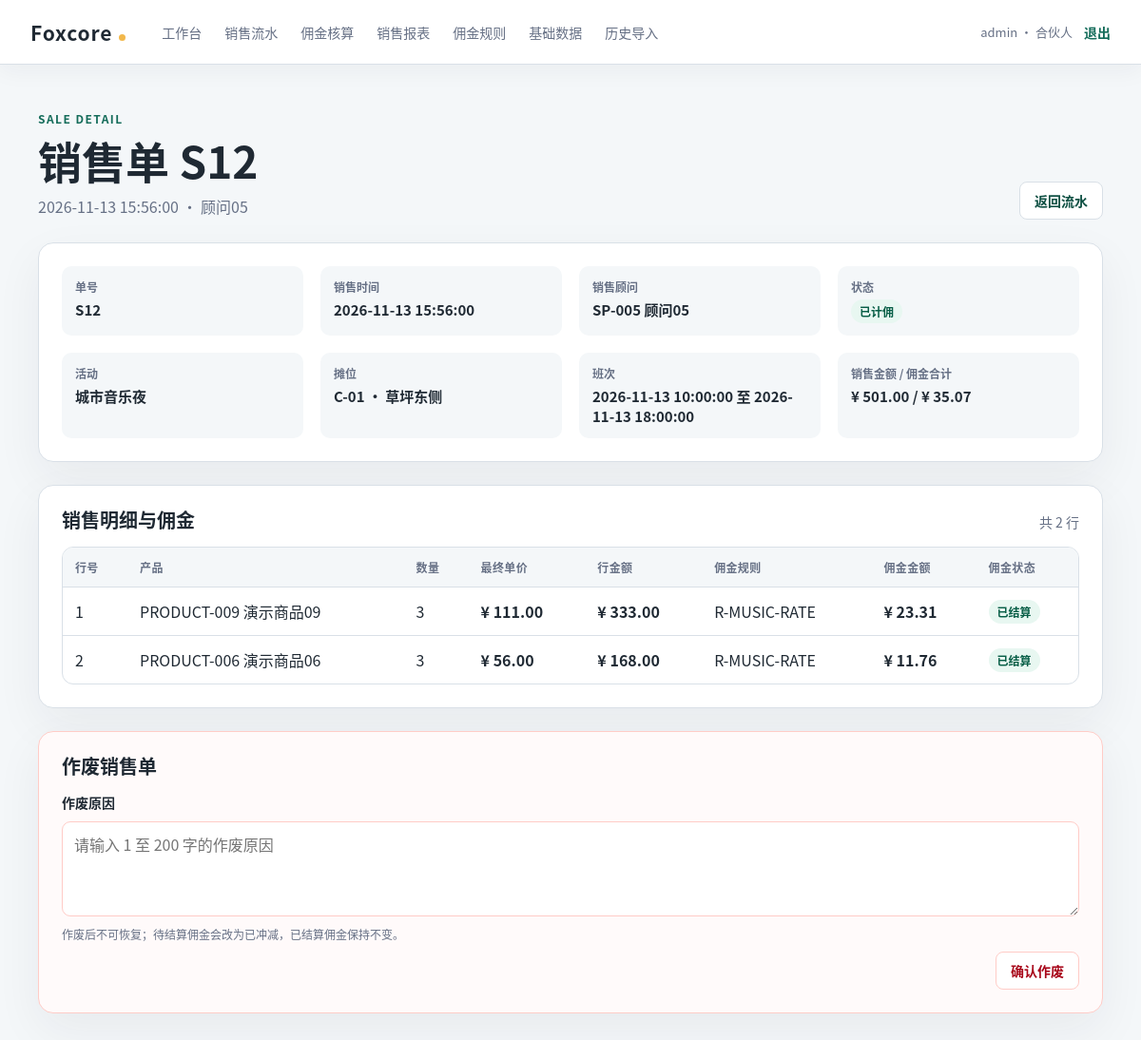
Before: /sales/12 (signed in) with the older database file.
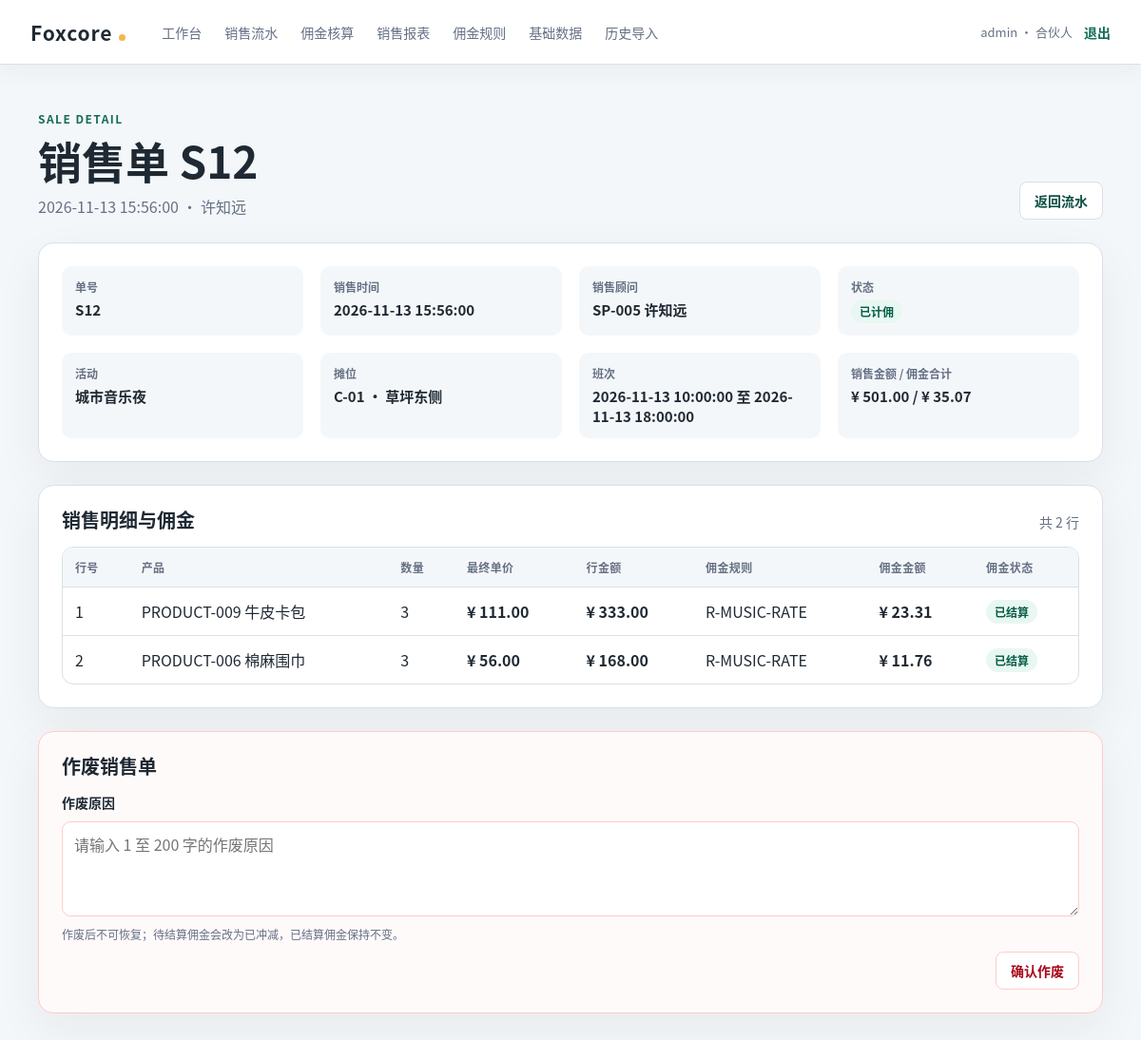
After: the same page with the newer database file.
### tables this page shows
CREATE TABLE SALESPERSON (
    salesperson_id INTEGER PRIMARY KEY AUTOINCREMENT,
    emp_code TEXT NOT NULL UNIQUE,
    name TEXT NOT NULL,
    phone TEXT,
    status TEXT NOT NULL CHECK (status IN ('在职', '停用')),
    hired_at TEXT NOT NULL CHECK (
        hired_at GLOB '[0-9][0-9][0-9][0-9]-[0-9][0-9]-[0-9][0-9]'
    )
);

CREATE TABLE COMMISSION_ENTRY (
    entry_id INTEGER PRIMARY KEY AUTOINCREMENT,
    sale_id INTEGER NOT NULL,
    line_no INTEGER NOT NULL,
    rule_id INTEGER NOT NULL REFERENCES COMMISSION_RULE(rule_id),
    settlement_id INTEGER REFERENCES COMMISSION_SETTLEMENT(settlement_id),
    base_cents INTEGER NOT NULL CHECK (base_cents >= 0),
    commission_cents INTEGER NOT NULL,
    status TEXT NOT NULL CHECK (status IN ('待结算', '已结算', '已冲减')),
    created_at TEXT NOT NULL DEFAULT (strftime('%Y-%m-%d %H:%M:%S', 'now', 'localtime')),
    UNIQUE (sale_id, line_no),
    FOREIGN KEY (sale_id, line_no) REFERENCES SALE_ITEM(sale_id, line_no)
);

CREATE TABLE PRODUCT (
    product_id INTEGER PRIMARY KEY AUTOINCREMENT,
    product_code TEXT NOT NULL UNIQUE,
    name TEXT NOT NULL,
    category TEXT NOT NULL,
    min_price_cents INTEGER NOT NULL CHECK (min_price_cents >= 0),
    status TEXT NOT NULL CHECK (status IN ('在售', '停用')),
    created_at TEXT NOT NULL DEFAULT (strftime('%Y-%m-%d %H:%M:%S', 'now', 'localtime'))
);

CREATE TABLE SALE_ITEM (
    sale_id INTEGER NOT NULL REFERENCES SALE(sale_id) ON DELETE CASCADE,
    line_no INTEGER NOT NULL CHECK (line_no > 0),
    product_id INTEGER NOT NULL REFERENCES PRODUCT(product_id),
    quantity INTEGER NOT NULL CHECK (quantity > 0),
    final_unit_price_cents INTEGER NOT NULL CHECK (final_unit_price_cents >= 0),
    line_cents INTEGER NOT NULL CHECK (line_cents >= 0),
    PRIMARY KEY (sale_id, line_no),
    CHECK (line_cents = quantity * final_unit_price_cents)
);

CREATE TABLE COMMISSION_RULE (
    rule_id INTEGER PRIMARY KEY AUTOINCREMENT,
    rule_code TEXT NOT NULL,
    version_no INTEGER NOT NULL CHECK (version_no > 0),
    dimension TEXT NOT NULL CHECK (dimension IN ('PRODUCT', 'EVENT_TYPE', 'SALESPERSON', 'GLOBAL')),
    event_type_value TEXT,
    calc_method TEXT NOT NULL CHECK (calc_method IN ('按比例', '按件固定额')),
    rate REAL,
    fixed_per_unit_cents INTEGER,
    priority INTEGER NOT NULL DEFAULT 0,
    effective_from TEXT NOT NULL CHECK (
        effective_from GLOB '[0-9][0-9][0-9][0-9]-[0-9][0-9]-[0-9][0-9]'
    ),
    effective_to TEXT,
    status TEXT NOT NULL CHECK (status IN ('草稿', '有效', '停用')),
    created_by INTEGER NOT NULL REFERENCES APP_USER(user_id),
    created_at TEXT NOT NULL DEFAULT (strftime('%Y-%m-%d %H:%M:%S', 'now', 'localtime')),
    UNIQUE (rule_code, version_no),
    CHECK (
        effective_to IS NULL
        OR (
            effective_to GLOB '[0-9][0-9][0-9][0-9]-[0-9][0-9]-[0-9][0-9]'
            AND effective_from <= effective_to
        )
    ),
    CHECK (
        (calc_method = '按比例' AND rate IS NOT NULL AND rate >= 0 AND rate <= 1
            AND fixed_per_unit_cents IS NULL)
        OR
        (calc_method = '按件固定额' AND rate IS NULL
            AND fixed_per_unit_cents IS NOT NULL AND fixed_per_unit_cents >= 0)
    ),
    CHECK (
        (dimension = 'EVENT_TYPE' AND event_type_value IS NOT NULL AND length(trim(event_type_value)) > 0)
        OR
        (dimension <> 'EVENT_TYPE' AND event_type_value IS NULL)
    )
);

### app/routes/sales.py (the view)
@bp.get("/sales/<int:sale_id>")
@login_required
def sale_detail(sale_id: int):
    try:
        context = sales_service.get_sale_detail(
            sale_id,
            user_role=str(g.user["role"]),
            user_salesperson_id=g.user["salesperson_id"],
        )
    except PermissionError:
        abort(403)
    except (LookupError, ValueError):
        abort(404)
    return render_template("sales_detail.html", **context)

### app/auth.py (called while the page is built)
def load_logged_in_user() -> None:
    user_id = session.get("user_id")
    if user_id is None:
        g.user = None
        return
    user = get_db().execute(
        "SELECT user_id, username, role, salesperson_id "
        "FROM APP_USER WHERE user_id = ? AND status = '启用'",
        (user_id,),
    ).fetchone()
    if user is None:
        session.clear()
        g.user = None
        return
    g.user = user

def login_required(view: Callable[..., Any]) -> Callable[..., Any]:
    @wraps(view)
    def wrapped_view(*args: Any, **kwargs: Any) -> Any:
        if g.user is None:
            return redirect(url_for("auth.login"))
        return view(*args, **kwargs)
    return wrapped_view

### app/db.py (called while the page is built)
def get_db() -> sqlite3.Connection:
    if "db" not in g:
        conn = sqlite3.connect(current_app.config["DATABASE"])
        conn.row_factory = sqlite3.Row
        conn.execute("PRAGMA foreign_keys = ON")
        g.db = conn
    return g.db

### app/templates/sales_detail.html (shortened to what the changed rows need)
{% extends "base.html" %}
{% block content %}
  <section class="detail-heading">
    <div>
      <p class="eyebrow">SALE DETAIL</p>
      <h1>销售单 S{{ sale['sale_id'] }}</h1>
      <p class="muted">{{ sale['sale_time'] }} · {{ sale['salesperson_name'] }}</p>
    </div>
  </section>
  <section class="detail-panel" data-sale-id="{{ sale['sale_id'] }}">
    <div class="detail-grid">
      <div class="detail-item">
        <span class="detail-label">销售顾问</span>
        <span class="detail-value">{{ sale['salesperson_code'] }} {{ sale['salesperson_name'] }}</span>
      </div>
    </div>
  </section>
  <section class="detail-panel">
    <div class="section-heading">
      <h2>销售明细与佣金</h2>
    </div>
    <div class="table-wrap">
      <table class="detail-table">
        <thead>
          <tr>
            <th>行号</th>
            <th>产品</th>
            <th>数量</th>
            <th>最终单价</th>
            <th>行金额</th>
            <th>佣金规则</th>
            <th>佣金金额</th>
            <th>佣金状态</th>
          </tr>
        </thead>
        <tbody>
          {% for item in items %}
            <tr data-line-no="{{ item['line_no'] }}">
              <td>{{ item['line_no'] }}</td>
              <td>{{ item['product_code'] }} {{ item['product_name'] }}</td>
              <td>{{ item['quantity'] }}</td>
              <td class="amount">¥ {{ item['final_unit_price_cents'] | yuan }}</td>
              <td class="amount">¥ {{ item['line_cents'] | yuan }}</td>
              <td>{{ item['rule_code'] or '未生成' }}</td>
              <td class="amount">
                {% if item['commission_cents'] is not none %}
                  ¥ {{ item['commission_cents'] | yuan }}
                {% else %}
                  —
                {% endif %}
              </td>
              <td>
                {% if item['commission_status'] == '待结算' %}
                  <span class="badge badge-pending-entry">待结算</span>
                {% elif item['commission_status'] == '已结算' %}
                  <span class="badge badge-settled">已结算</span>
                {% elif item['commission_status'] == '已冲减' %}
                  <span class="badge badge-reversed">已冲减</span>
                {% else %}
                  <span class="badge badge-none">无佣金</span>
                {% endif %}
              </td>
            </tr>
          {% else %}
            <tr><td colspan="8" class="readonly-note">该销售单没有明细。</td></tr>
          {% endfor %}
        </tbody>
      </table>
    </div>
  </section>
  {% if sale['status'] == '作废' %}
    <section class="detail-panel void-box">
      <div class="section-heading">
        <h2>作废信息</h2>
      </div>
      <p class="void-record">作废原因：{{ sale['void_reason'] }}<br>操作人：{{ sale['void_by_username'] or '—' }}<br>作废时间：{{ sale['void_at'] }}</p>
      <p class="readonly-note">该销售单已作废；待结算佣金已冲减，已结算佣金保留至下一期处理。</p>
    </section>
  {% elif can_void %}
    <section class="detail-panel void-box" id="void-sale">
      <div class="section-heading">
        <h2>作废销售单</h2>
      </div>
    </section>
  {% elif g.user['role'] == '合伙人' %}
    <section class="detail-panel">
      <p class="readonly-note">当前销售状态不允许作废。</p>
    </section>
  {% endif %}
{% endblock %}

Changed rows visible on the page:
changed SALESPERSON "SP-005": salesperson_name "顾问05" → "许知远"
changed through a linked row, COMMISSION_ENTRY "PRODUCT-009": product_name "演示商品09" → "牛皮卡包"
changed through a linked row, COMMISSION_ENTRY "PRODUCT-006": product_name "演示商品06" → "棉麻围巾"
